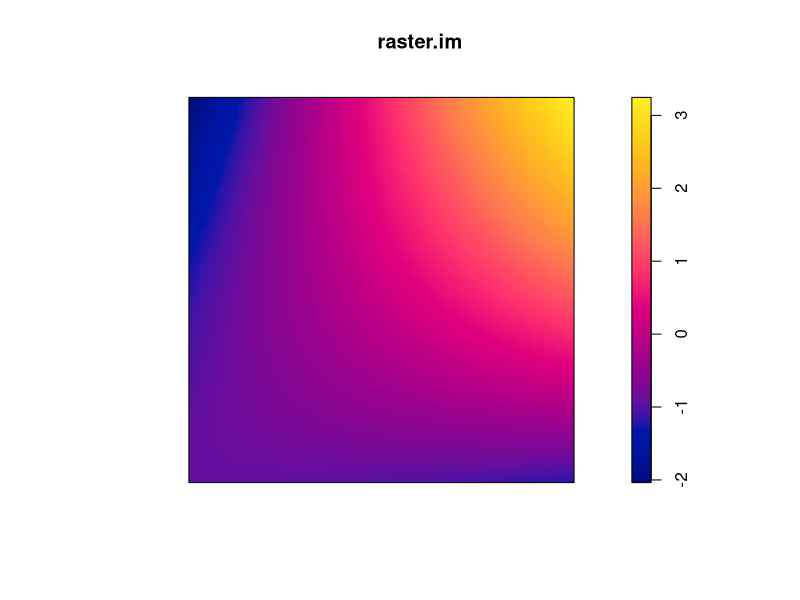
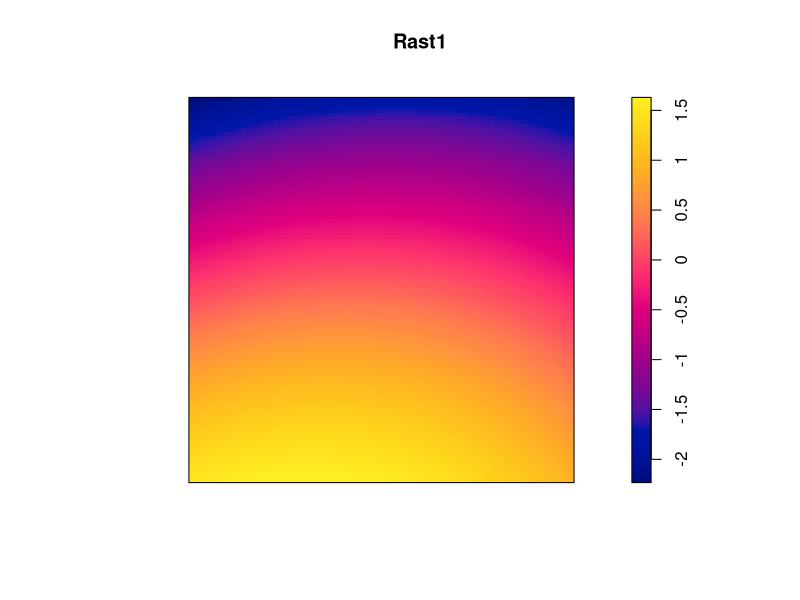
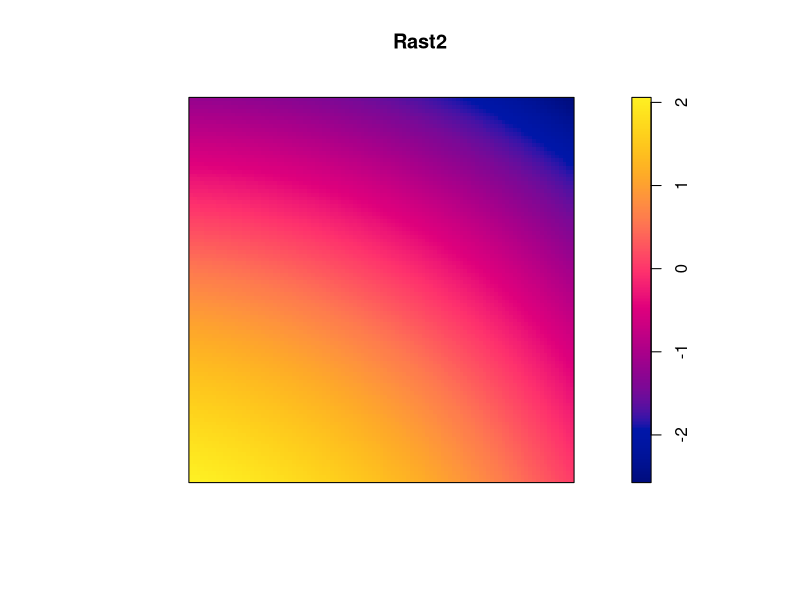
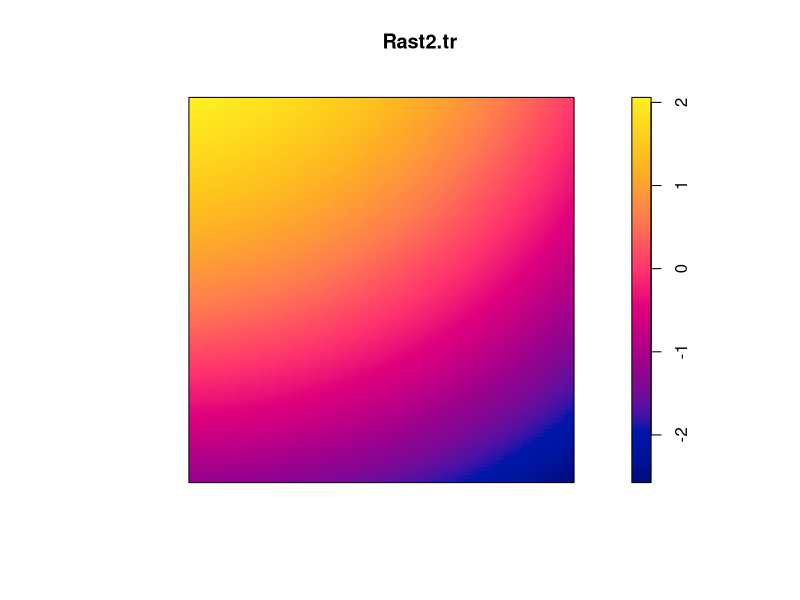
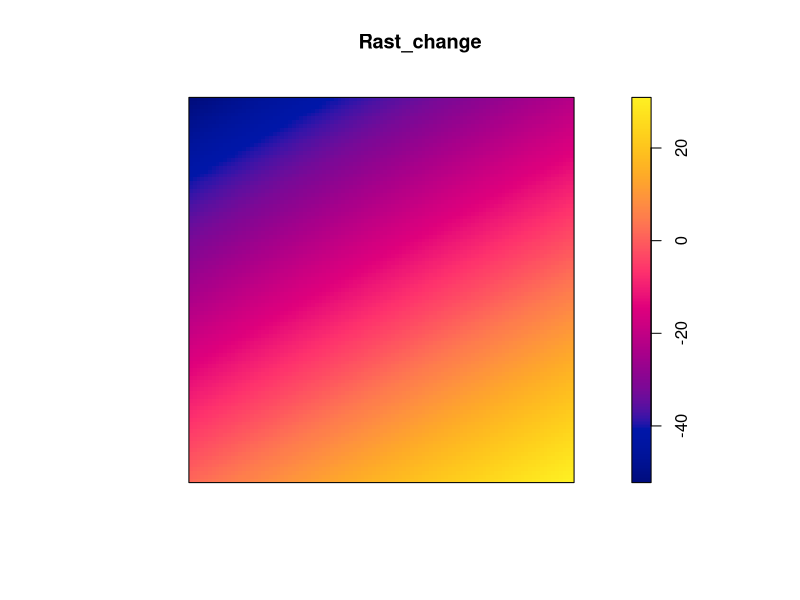

Write R code to recreate these figures, in order.
library(spatstat)
#library(lattice)


set.seed(113)
XY = expand.grid(seq(0, 100, 1), seq(0, 100, 1))
X = XY[,1]
Y = XY[,2]

v1 = (X - 30)^2 + (Y + 80)^2 - 0.5*X*Y

v1 <- X^2 + (Y*2)^2 - 20*X*Y
v1 = -1*scale(v1)

raster.im = as.im(data.frame(x = X, y = Y, z = v1))
plot(raster.im)


### create image/raster
CreateRaster = function(x, y){

  XY = expand.grid(seq(0, 100, 1), seq(0, 100, 1))
  X = XY[,1]
  Y = XY[,2]
  
  v1 = (X - x)^2 + (Y + y)^2 - 0.5*X*Y
  v1 = -1*scale(v1)
  
  raster.im = as.im(data.frame(x = X, y = Y, z = v1))
  #plot(raster.im)
  
  return(raster.im)
}

Rast1 = CreateRaster(x=30, y=80)
plot(Rast1)


## transpose image
Rast2 = CreateRaster(x=-30, y=80)
plot(Rast2)


TransposeImage = function(Rast){
  
  mat1 <- apply(Rast$v, 2, rev)
  rast.trasnp = as.im(mat1)
  #plot(rast.trasnp)
  
  return(rast.trasnp)
}

Rast2.tr = TransposeImage(Rast2)
plot(Rast2.tr)



# make it blurry / change direction of the gradient

WiggleImage = function(Rast, x, y){
  Rast.w = Rast
  
  XY = expand.grid(seq(0, 100, 1), seq(0, 100, 1))
  X = XY[,1]
  Y = XY[,2]
  
  Rast.w$v = Rast.w$v + x*X + y*Y
  
  #plot(Rast.w)
  
  return(Rast.w)
}


Rast_change = WiggleImage(Rast = Rast1, x = -0.5, y = 0.3)
plot(Rast_change)
